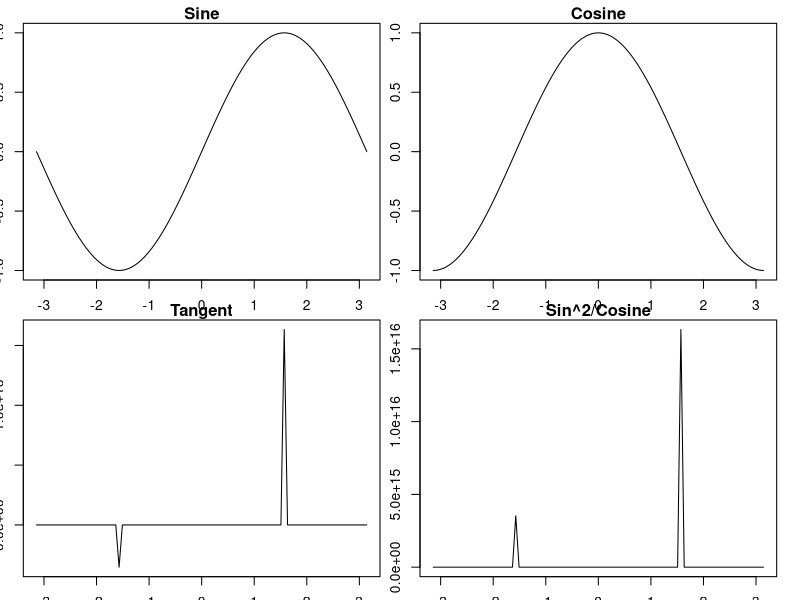
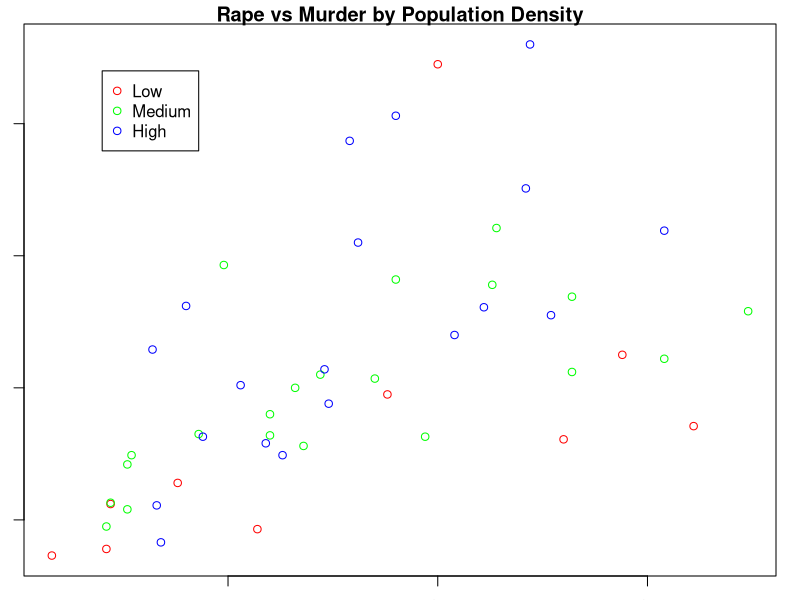
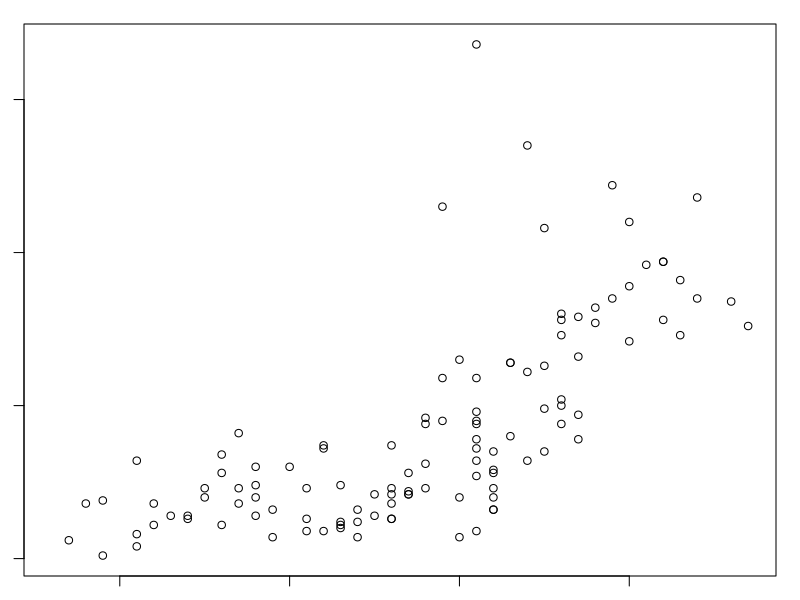
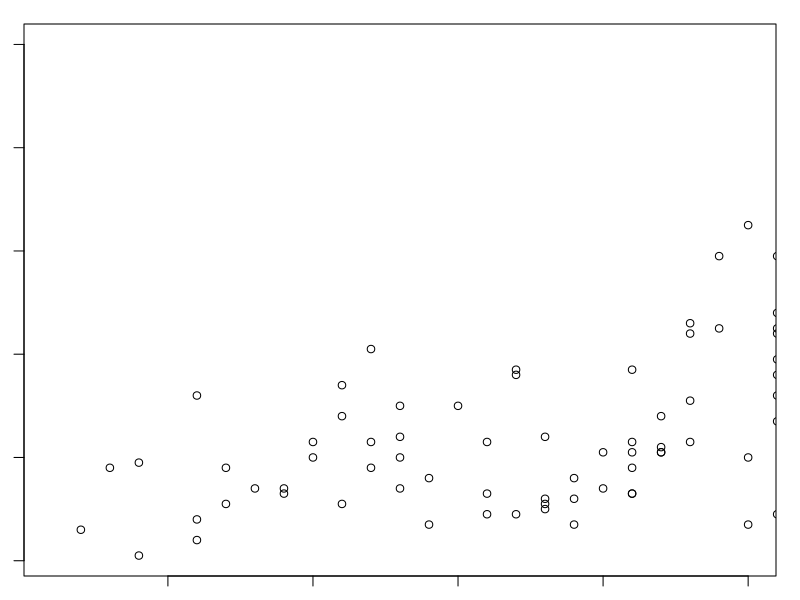
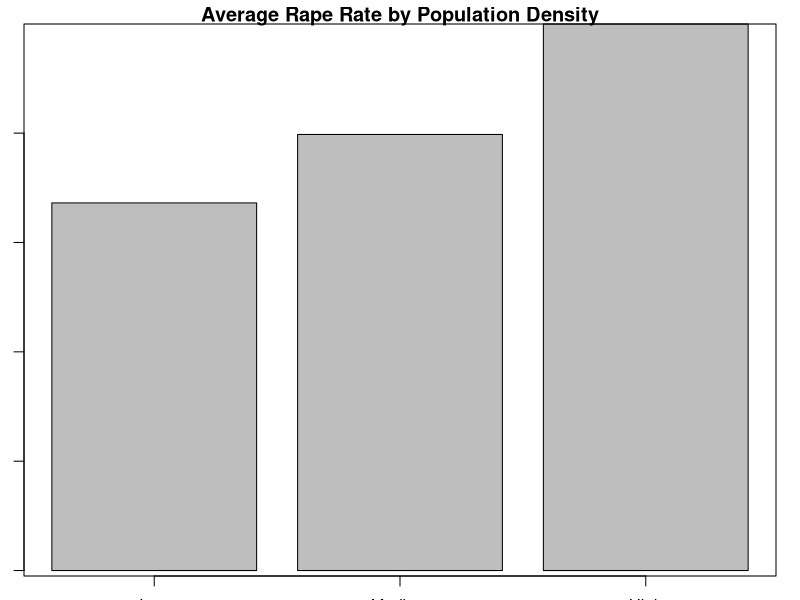
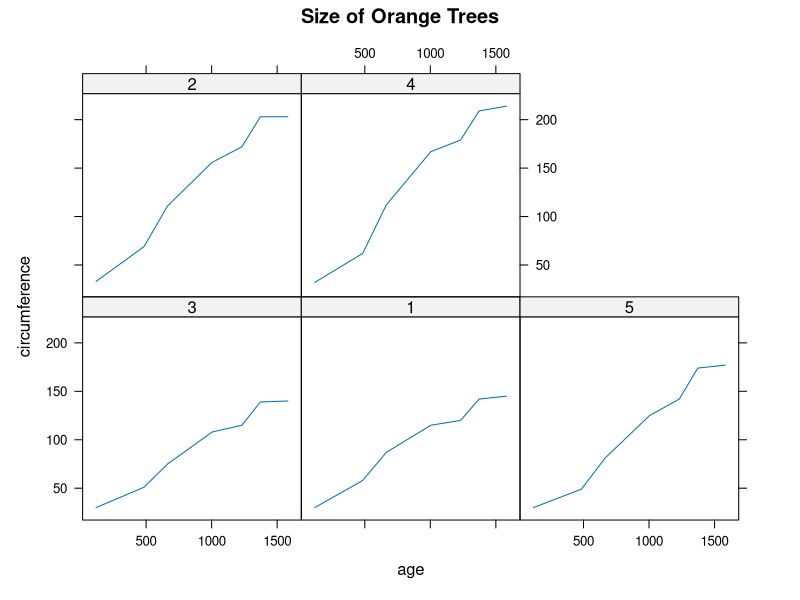
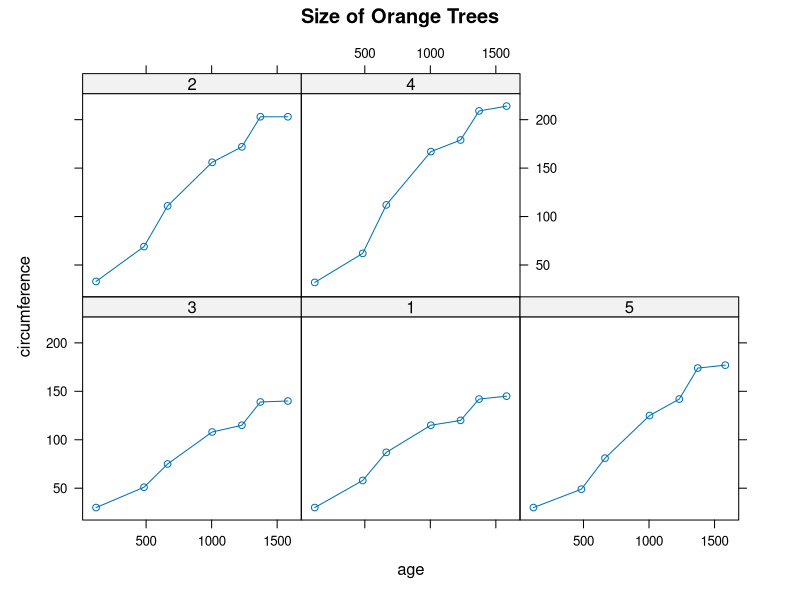

Write the R code that produced these figures, in order.
## ---- chunk 1
knitr::opts_chunk$set(echo = TRUE)
## ---- chunk 2
s<-list(id="example",sequence="ACCTAGAT",alphabet=c("A","C","G","T"))
class(s)<-"GenericSeq"
str(s)
## ---- chunk 3
x=c(19,25,31,15,12,43,82,22)
sort(x)

mat=matrix(c(12,3,7,9,10,11),ncol=2)
mat
order(mat[,1])
mat[order(mat[,1]),]
## ---- chunk 4
ls()
objects()
## ---- chunk 5
library()
## ---- chunk 6
search()
objects(pos=3)
## ---- chunk 7
df=data.frame(matrix(1:100,nrow=20))
colnames(df)=c("first","second","third","fourth","fifth")
attach(df)
mean(first)
## ---- chunk 8
nchar("abcdefg")
length("abcdefg")
length(matrix(1:100,nrow=20))
## ---- chunk 9
c(matrix(1:4, ncol=2),1:3)
list(matrix(1:4,ncol=2),1:3)
c(list(matrix(1:4,ncol=2),1:3),list(1:5))
unlist(c(list(matrix(1:4,ncol=2),1:3),list(1:5)))
c(list(matrix(1:4,ncol=2),1:3),list(1:5),recursive=TRUE)
## ---- chunk 10
x=1
xv=c(1:10)
xv
xv[1:5]
xv[-3]
xv[-1:-3]
xv[c(-1,-3)]
xv[]=1
xv
## ---- chunk 11
x<-matrix(1:15,nrow=5)
dimnames(x)<-list(NULL,c("one","two","three"))
x[3,2]
x[,1]
x[3,]
x[3:5,c(1,3)]
x[-c(1,3,5),]
x[x[,1]>2,]
x[,c("one","three")]

x[,3] # only a vector is available
x[,3,drop=FALSE] # you get the matrix with the column name
## ---- chunk 12
mylist<-list(a=1:10,b=10:20,c=30:40)
mean(mylist[1])
mean(mylist[[1]])
mean(mylist$a)
mean(mylist[["a"]])
## ---- chunk 13
df=data.frame(matrix(1:100,nrow=20))
colnames(df)=c("first","second","third","fourth","fifth")

df[["first"]]
df[,"first"]
df$first
df["first"] # a data frame with one column
df[1,"first"]
df[1,]$first
df[1,]["first"]
## ---- chunk 14
a=matrix(c(1,1,1,2,2,3),ncol=2,byrow=TRUE)
a
x=matrix(0,nrow=4,ncol=3)
x[a]=c(10,20,30)
## ---- chunk 15
vc <-c(1:10)
vc
unique(vc)
duplicated(c(vc,1:5))
rev(vc)
sort(vc)
append(vc,c(1:5))
sum(vc)
min(vc)
max(vc)
## ---- chunk 16
values=c(12,NA,19,15,12,17,14,NA,19)
values[!is.na(values)]
vv=matrix(values,ncol=3,byrow=TRUE)
vv[!is.na(vv[,2]),,drop=FALSE]
## ---- chunk 17
x=matrix(1:3,nrow=2,ncol=6)
x
## ---- chunk 18
vt<-c(TRUE,FALSE, TRUE, FALSE, TRUE, TRUE)
which(vt)
which(vt, arr.ind=FALSE)
## ---- chunk 19
x=c(17,19,22,43,14,8,12,19,20,51,8,12,27,31,44)
cut(x,3)
cut(x,3,labels=c("low","medium","high"))

#set the breaking points
cut(x,breaks=quantile(x,c(0,.25,.50,.75,1)),labels=c("Q1","Q2","Q3","Q4"),include.lowest = TRUE)
## ---- chunk 20
rep(1:3,3)
rep(1:3,c(5,2,1))
## ---- chunk 21
x=c(7,12,19,7,19,21,12,14,17,12,19,21)
t1<-table(x)
sum(table(x)*as.numeric(names(table(x))))

x1<-c(1,2,3,2,1,3,2,3,1)
x2<-c(2,1,2,3,1,3,2,2,3)
x3<-c(1,2,3,3,2,1,2,1,2)
table(x1,x2)
ftable(table(x1,x2,x3))
table(table(x1,x2,x3))  # among the 27 permutations, how many appeared in the data
## ---- chunk 22
d1<-as.Date("20041202",format="%Y%m%d")
d2<-as.Date("12/5/03", format="%m/%d/%y")
d3<-as.Date("7-8-2001",format="%d-%m-%Y")

d1-d2
d1-d2 > 360
mean(c(d1,d2,d3))
d1>d2
## ---- chunk 23
library(chron)
d1=chron('12/25/2004','0:0:0')

d2=chron(10,origin=c(12,31,2004))  #origin accepts three arguments for m,d,Y, and add the 1st argument(10) days
d3=chron('7-6-2005','6:00:00',format=c(dates='m-d-y',times='h:m:s'))
d3-d1
weekdays(d3)
## ---- chunk 24
file.info("generic_Seq.R")
file.access("generic_Seq.R")
list.files()
#file.choose()  #interactive user inteface for choosing files

#file operations
file.create("new_test_file.txt")
file.create("file1")
file.copy("file1","file2")
file.rename("new_test_file.txt","rnew_file.txt")
#file.symlink()  need to find out
file.exists("rnew_file.txt")
file.append("file1","rnew_file.txt")
dir.create("new_dir")
file.remove("file2")
file.show("file1")
## ---- chunk 25
system.time(124*234*345)  #returns the time for evaluating the expr
proc.time()  #returns the user, system and total time for the current R process and its children
Sys.info()
Sys.time() # returns the current time
## ---- chunk 26
m1<-matrix(1:12,nrow=3)
m2<-matrix(101:112,nrow=4)
m1%*%m2
t(m1)
rbind(m1,c(1,2,3,4))
#solve(m2,c(90,100,110,120))
#solve(t(m2)%*%m2)
diag(m2)
diag(3)
row(m2)
col(m2)
## ---- chunk 27
seq(1,10,by=2)
seq(1,10,length=3)
cv<-c(1:6)
seq(along=cv)
## ---- chunk 28
sample(10)
sample(c("a","b","c","d","e"),size=10,replace=TRUE)
sample(c("a","b","c"),size=10,prob=c(.5,.25,.25),replace=TRUE)
## ---- chunk 29
mt1=matrix(1:100,nrow=20,dimnames=list(NULL,c("first","second","third","fourth","fifth")))
apply(mt1,1,mean)  #row mean
apply(mt1,2, mean) #column mean
## ---- chunk 30
interest.rate<-sample(rnorm(10),size=10,replace=TRUE)
state<-sample(c("AZ","TX","MA","WA","NV"),size=10, replace=TRUE)
name<-c("Bank of America","Wells Fargo","Nation Bank","Credit Union", "Citi","1st Bank","Mountain Valley", 
        "US Bank","Chase","West Bank")
banks<-data.frame(name,state,interest.rate)
tapply(banks$interest.rate,banks$state,max, na.rm=TRUE)
with(banks, tapply(interest.rate,state,max,na.rm=TRUE))
with(banks,aggregate(interest.rate,list(state),max,na.rm=TRUE)) #remeber to include state column in a list

b1<-banks[,c("state","interest.rate")]

testdata = data.frame(one=c(1,1,1,2,2,2),two=c(1,2,3,1,2,3), three=rnorm(6))
testdata

agg.results<-aggregate(testdata$three, list(testdata$one,testdata$two), mean)
tap.results<-tapply(testdata$three,list(testdata$one,testdata$two),mean)
class(agg.results)
class(tap.results)
## ---- chunk 31
testdata = cbind(sample(1:5,size=100,replace=TRUE),matrix(rnorm(500),nrow=100,ncol=5))
dimnames(testdata)=list(NULL, c("grp","A","B","C","D","E"))
aggregate(testdata[,-1],list(grp=testdata[,1]),min)
## ---- chunk 32
data("Orange")
trees= split(Orange,Orange$Tree) # a list of dataframe, each has the same tree, and group by tree
sapply(trees,function(x)coef(lm(circumference~age,data=x)))
by(Orange,Orange$Tree,function(x) coef(lm(circumference~age,data=x)))
## ---- chunk 33
z=c(7,10,-3,4,12,-5)
ifelse(z>0,z,0)
## ---- chunk 34
paste("x","equals 1","and y equals", "5",sep="")  #no vectorization arguments
paste("x",1:5, sep="") #vectorized arguments, obtain a vector
paste("x",1:5,sep="*", collapse="|") # conver the vector to a single string


x=c("10"=110,"7"=107,"12"=112)
is.vector(x)
x[paste(3+7)]
## ---- chunk 35
animals=c("dog","cat","chicken","goat","sheep")
substring(animals,2,4)
substring(animals,2)

#replace the substring
pet="Rover"
substring(pet,2,3)="abcd" #ov were replaced by ab. cd was not used. substring will not change the string length
## ---- chunk 36
strs=c("the razor toothed piranhas","of the genera Serrasalmus")
strsplit(strs," ") #use " " as the separator to return a list with 2 elements
strsplit(strs, c(" ","")) #use " " to split the first and "" for the second string

#if there is only one string, an one element list is returned
str1="the razor toothed piranhas"
strsplit(str1," ")
unlist(strsplit(str1," ")) # a vector is returned
## ---- chunk 37
states=c("Alabama","Alaska","California","michigan")
grep("a[lm]",states)
regexpr("a[lm]",states)
class(regexpr("a[lm]",states))
a<-regexpr("a[lm]",states)
## ---- chunk 38
vars=c("date98","size98","x98weight98")
sub('98','04',vars)
gsub('98','04',vars)
## ---- chunk 39
match(1:10,c(7,2,5,4,3),nomatch=0)
1:10 %in% c(7,2,5,4,3) #for logical results

pmatch("m",c("mean","median","maximum"))
pmatch("^m",c("mean","median","maximum"))
pmatch("me",c("mean","median","maximum"))  #returns na since me is not unique
pmatch("ma",c("mean","median","maximum"))  #returns 3 since ma is unique to maximum
grep("m",c("mean","median","maximum"))     #compared to grep where all the indices of the matched pattern are returned
## ---- chunk 40
one<-data.frame(a=c(1,7,9,3),b=c(12,18,24,19))
two<-data.frame(a=c(9,3,2,7,8),y=c(108,209,107,114,103))
merge(one,two,by="a")
merge(one,two,by="a",all=TRUE)
merge(one,two,by="a",all=TRUE,sort=FALSE)
merge(one,two,by="a",sort=FALSE)

three<-data.frame(d=c(1,7,9,3),b=c(12,18,24,19))
four<-data.frame(a=c(9,3,2,7,8),y=c(108,209,107,114,103))
merge(three,four, by.x="d",by.y="a")
merge(three,four, by.x="d",by.y="a",all.x=TRUE)

five<-data.frame(d=c(1,7,9,3),b=c(12,18,24,19),e=c(2,4,6,3))
six<-data.frame(a=c(9,3,2,7,8),y=c(108,209,107,114,103),z=c(6,3,7,9,4))
merge(five,six, by.x=c("d","e"),by.y=c("a","z")) #only rows with all the matched join columns will be included
## ---- chunk 41
firmdata<-data.frame(firm=rep(c(7,12,19),times=c(3,3,3)),time=rep(c(1,2,3),3),x=c(7,19,12,13,18,9,21,15,7))
newdata=reshape(firmdata,idvar="firm",timevar="time",v.names="x",direction="wide")
longdata=reshape(newdata,direction="long")

widefirm=data.frame(firm=c(7,12,19),x1=c(7,13,21),x2=c(19,18,15),x3=c(12,9,7))
longfirm=reshape(widefirm,idvar="firm",varying=c("x1","x2","x3"),times=c(1,2,3),v.names="x",direction="long")
longfirm[order(longfirm$firm),]
## ---- chunk 42
gridx<-seq(-3,3,length=10)
gridy<-seq(-3,3,length=10)
gridx
gridy
values<-expand.grid(x=gridx,y=gridy)
head(values)
result=cbind(values,result=apply(values,1,function(z)sin(z[1])*cos(z[2])))
dim(result)
result[result[,3]==max(result[,3]),]
## ---- chunk 43
qnorm(0.99,lower.tail=TRUE)   #1.28, 1.64, 1.96, 2.33 for 10, 5, 2.5, 1% probability all single sided
pnorm(1,lower.tail=TRUE)      #16%, 2.5%, 1% for 1, 2, 2.33 deviates all single sided
dnorm(1)                      #density value at deviate is 1
rnorm(10,mean=0,sd=1)         #generate 10 normal distributed numbers
## ---- chunk 44
par(mfrow=c(2,2), oma=c(0.2,0.2,0.2,0.2), mai=c(0.2,0.2,0.2,0.2))
par(mfrow=c(2,2))
curve(sin(x),from=-pi, to=pi, main="Sine")
curve(cos(x),from=-pi, to=pi, main="Cosine")
curve(tan(x),from=-pi, to=pi, main="Tangent")
curve(sin(x)^2/cos(x),from=-pi, to=pi, main="Sin^2/Cosine")
## ---- chunk 45
par(mfrow=c(1,1))
data(USArrests)
popgroup=cut(USArrests$UrbanPop,3,labels=c("Low","Medium","High"))
plot(range(USArrests$Murder),range(USArrests$Rape),type="n", xlab="Murder",ylab="Rape")
points(USArrests$Murder[popgroup=="Low"],USArrests$Rape[popgroup=="Low"],col="Red")
points(USArrests$Murder[popgroup=="Medium"],USArrests$Rape[popgroup=="Medium"],col="Green")
points(USArrests$Murder[popgroup=="High"],USArrests$Rape[popgroup=="High"],col="Blue")
legend(2,44,levels(popgroup),col=c("Red","Green","Blue"),pch=1)
title("Rape vs Murder by Population Density")
## ---- chunk 46
data(airquality)
with(airquality,plot(Temp,Ozone))

# to display temperatures less than 80 and ozone less than 100, we could use
with(airquality,plot(Temp,Ozone,xlim=c(min(Temp,na.rm=TRUE),80),ylim=c(min(Ozone,na.rm=TRUE),100)))
## ---- chunk 47
data(USArrests)
popgroup=cut(USArrests$UrbanPop,3,labels=c("Low","Medium","High"))
rmeans=with(USArrests, aggregate(Rape,list(popgroup),mean))
where=barplot(rmeans[,2],xlab="Population Density") #where returns the center of the barplot
axis(1,at=where,labels=as.character(rmeans[,1])) #add the bottom axis
box()
title("Average Rape Rate by Population Density")
## ---- chunk 48
data("Orange")
library("lattice")
xyplot(circumference~age|Tree,data=Orange,main="Size of Orange Trees",type="l")
## ---- chunk 49
library(lattice)
mypanel=function(x,y){
  panel.xyplot(x,y)
  panel.abline(lm(y~x))
}

mypanel1=function(x,y){
  panel.lines(x,y)
  panel.points(x,y)
}
xyplot(circumference~age|Tree,data=Orange,panel=mypanel1,main="Size of Orange Trees")
